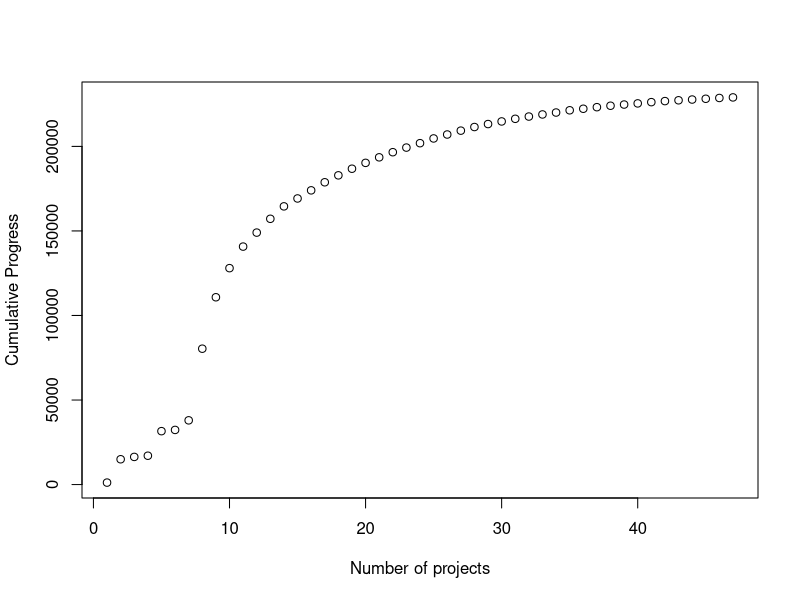

Generate this figure with R:
# We start off by defining parameter values for the run.

#Define parameter values
# Number of projects =n
n <- 47
#Number of relevant factors =k
k <- 6
# Coefficient mean
muc <- 1
# Coefficient SD
sigmac <- 1
# Variable mean
muv <- 3
#Variable SD
sigmav <- 2
# Error mean
mue <- 2
# Error SD
sigmae <- 2

# Now we can generate the coefficients, variables, and error terms, 
# and use them to determine cost-effectiveness values.
set.seed(123)
coefficients <- rlnorm(k, meanlog=muc, sdlog=sigmac)

variables <- matrix(rlnorm(n*k, meanlog=muv, sdlog=sigmav), nrow=k, ncol=n, byrow=TRUE)

errors <- rlnorm(n, meanlog=mue, sdlog=sigmae)

costeffectiveness <- (t(coefficients) %*% variables) + t(errors)
t(costeffectiveness)

# Now we need to pass this into a data frame
df <- as.data.frame(t(variables))
df <- cbind.data.frame(rep(0, n), t(costeffectiveness), df)

names <- c("lmpred", "ce")
for (i in 1:k) {
  names <-c(names, paste0("v",i))
}

colnames(df) <- names
df

#Initially, project selection is random, which since project generation is random,
#can be represented as taking the first k projects, and adding them to the 'selprojects'
#dataframe, which is an ordered dataframe of the selected projects. 'rejprojects' contains
#the set of projects that have been rejected (not accepted yet)
selprojects <- head(df, k+1)
selprojects

rejprojects <- tail(df, n-k-1)
rejprojects
# Now individuals can predict the effectiveness of other projects with a linear regression model
#They select the remaining project with the highest prediction error, and add it to selproject.
while (nrow(selprojects)<n) {
lm <- lm(ce~ . - lmpred, data=selprojects)
rejprojects$lmpred <-predict(lm, rejprojects)
rejprojects <- rejprojects[with(rejprojects,order(-lmpred)),]
selprojects <- rbind(selprojects, rejprojects[1,])
rejprojects <- rejprojects[-1,]
}
selprojects
attach(selprojects)
plot(1:nrow(selprojects), cumsum(selprojects$ce), xlab="Number of projects", ylab="Cumulative Progress")
